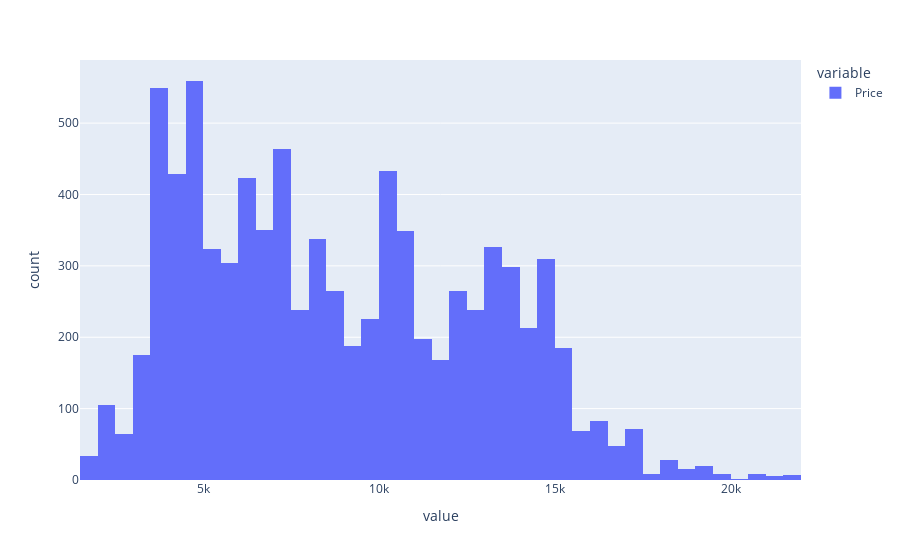

This figure's notebook cell:
### Code cell
px.histogram(y_train)

### Figure 1 — Plotly figure (JSON) as saved in the notebook; plotly's stock layout.template omitted (floating-point values rounded to 4 significant figures; data arrays with more than 128 entries replaced by an {"elided": "..."} marker saying what was removed)
{"data": [{"alignmentgroup": "True", "bingroup": "x", "hovertemplate": "variable=Price<br>value=%{x}<br>count=%{y}<extra></extra>", "legendgroup": "Price", "marker": {"color": "#636efa", "pattern": {"shape": ""}}, "name": "Price", "offsetgroup": "Price", "orientation": "v", "showlegend": true, "type": "histogram", "x": {"elided": "8388 int values"}, "xaxis": "x", "yaxis": "y"}], "layout": {"barmode": "relative", "legend": {"title": {"text": "variable"}, "tracegroupgap": 0}, "margin": {"t": 60}, "xaxis": {"anchor": "y", "domain": [0, 1], "title": {"text": "value"}}, "yaxis": {"anchor": "x", "domain": [0, 1], "title": {"text": "count"}}}}
